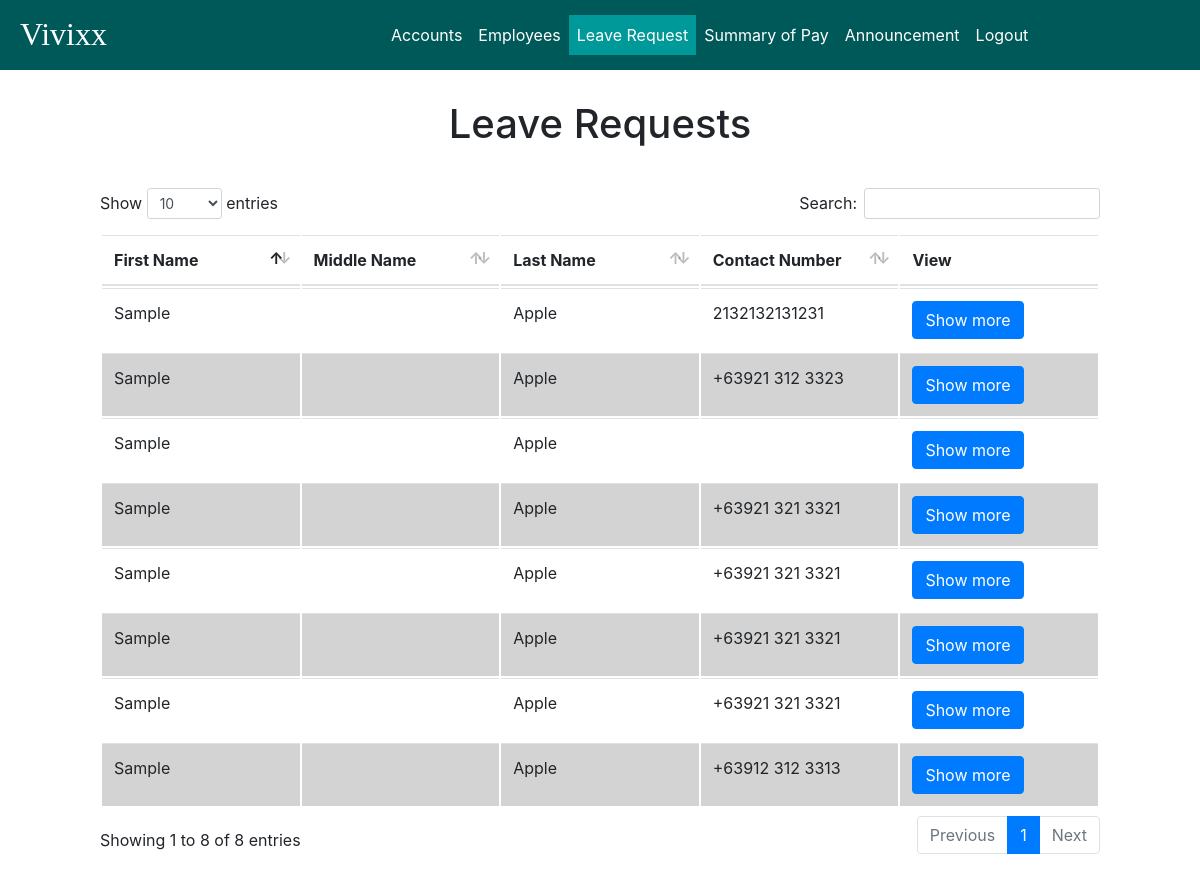
The page /admin/leave_request/leave_requests.php (signed in) on the database as committed earlier.
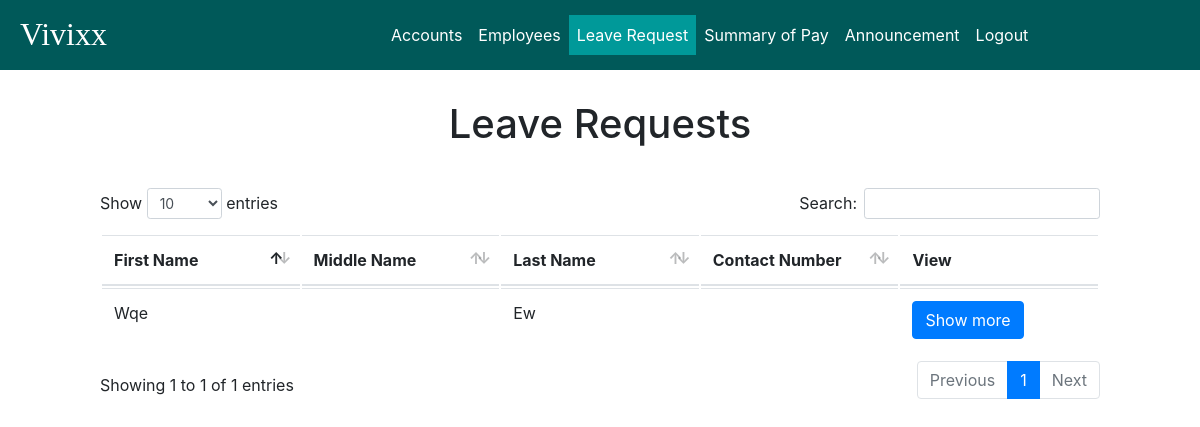
The same page on the database as committed later.
### tables this page shows
CREATE TABLE `leave_req` (
  `leave_req_id` int(11) NOT NULL AUTO_INCREMENT,
  `user_id` int(11) NOT NULL,
  `employee` varchar(100) NOT NULL,
  `department` varchar(100) NOT NULL,
  `position` varchar(45) DEFAULT NULL,
  `date_hired` date NOT NULL,
  `date_filed` date NOT NULL,
  `reason` varchar(100) NOT NULL,
  `contact_address` varchar(100) NOT NULL,
  `contact_number` varchar(15) NOT NULL,
  `from` date NOT NULL,
  `to` date NOT NULL,
  `status` enum('accepted','rejected','pending') NOT NULL DEFAULT 'pending',
  `used` int(11) DEFAULT '0',
  `remaining` int(11) DEFAULT '5',
  PRIMARY KEY (`leave_req_id`),
  UNIQUE KEY `leave_req_id_UNIQUE` (`leave_req_id`),
  KEY `leave-user_idx` (`user_id`),
  CONSTRAINT `leave-user` FOREIGN KEY (`user_id`) REFERENCES `user` (`user_id`) ON DELETE CASCADE ON UPDATE CASCADE
);

### admin/leave_request/leave_requests.php (the view, shortened to what this page needs)
<?php
	include '../../utilities/session.php';
?>
<!DOCTYPE html>
<html>
<head>
	<link rel="stylesheet" href="../../style/bootstrap/bootstrap.min.css">
	<link type="text/css" rel="stylesheet" href="../style/style.css" media="screen, projection">
    <link rel="stylesheet" href="../style/datatables.css">
</head>
<body>
	<div id="wrapper">
		<nav class="navbar fixed-top navbar-expand-lg navbar-dark" id="navigation-bar">
			<a href="../accounts/accounts_status.php" class="navbar-brand">Vivixx</a>
			<div class="collapse navbar-collapse" id="navbar-content">
				<ul class="navbar-nav">
					<li class="nav-item">
						<a class="nav-link" href="../accounts/accounts_status.php">Accounts</a>
					</li>
					<li class="nav-item">
						<a class="nav-link" href="../user_information/user_information.php">Employees</a>
					</li>
					<li class="nav-item  active">
						<a class="nav-link" href="../leave_request/leave_requests.php">Leave Request</a>
					</li>
					<li class="nav-item">
						<a class="nav-link" href="../payslip.php">Summary of Pay</a>
					</li>
					<li class="nav-item">
						<a class="nav-link" href="../announcements/announcement.php">Announcement</a>
					</li>
					<li class="nav-item">
						<a class="nav-link logout" href="../utilities/logout.php">Logout</a>
					</li>
				</ul>
			</div>
		</nav>
		<div class="leave-request-content container">
			<div class="text-center">
				<h1>Leave Requests</h1>
			</div>
			<div  style="margin: 5vh;">
				<table class="table" id="leave">
					<thead>
						<tr>
							<th>First Name</th>
							<th>Middle Name</th>
							<th>Last Name</th>
							<th>Contact Number</th>
							<th>View</th>
						</tr>
					</thead>
					<?php
					$sql = "select * from leave_req where status='pending';";
					$result = $connect->query($sql);
					if($result-> num_rows > 0){
						while($row = $result->fetch_assoc()){
							$fname = explode(",",$row["employee"])[0];
							$mname = explode(",",$row["employee"])[1];
							$lname = explode(",",$row["employee"])[2];
							$show = "
							<input name='show' value='show' style='display: none;'>
							<a href='view_leave_request_form.php?user_id=".$row['user_id']."&req_id=".$row['leave_req_id']."&fname=".$fname."&mname=".$mname."&lname=".$lname."'   class='show btn btn-primary'>Show more</a>";
							echo "
							<tr>
							<td>" . ucwords($fname) . "</td>
							<td>" . ucwords($mname) . "</td>
							<td>" . ucwords($lname) . "</td>
							<td>" . $row['contact_number'] . "</td>
							<td>" . $show ."</td>
							</tr>";
						}
					}
					?>
        		</table>
			</div>
		</div>
	</div>
</body>
</html>

### admin/style/style.css (style rules this page uses)
#navigation-bar { background-color: #005959; max-height: 70px; min-height: 70px; padding: 0 0 0 5px; }
#navigation-bar .navbar-brand { font-size: 2rem !important; font-family: rockwell; height: auto; margin: 3px 23vw 5px 15px; }
#navigation-bar .navbar-nav .active { background-color: #009999; }
#navigation-bar .navbar-nav .nav-link { color: #fff; display: block; }
#wrapper .leave-request-content { margin-top: 100px; }
#wrapper #navbar-content { background-color: inherit; }
table { margin: 0 auto; width: 100%; clear: both; border-collapse: collapse; table-layout: fixed; word-wrap: break-word; }

### admin/style/datatables.css (style rules this page uses)
table.dataTable { clear: both; margin-top: 6px !important; margin-bottom: 6px !important; max-width: none !important; border-collapse: separate !important; }
table.dataTable td, table.dataTable th { -webkit-box-sizing: content-box; box-sizing: content-box; }
table.dataTable thead > tr > th.sorting_asc, table.dataTable thead > tr > th.sorting_desc, table.dataTable thead > tr > th.sorting, table.dataTable thead > tr > td.sorting_asc, table.dataTable thead > tr > td.sorting_desc, table.dataTable thead > tr > td.sorting { padding-right: 30px; }
table.dataTable thead .sorting, table.dataTable thead .sorting_asc, table.dataTable thead .sorting_desc, table.dataTable thead .sorting_asc_disabled, table.dataTable thead .sorting_desc_disabled { cursor: pointer; position: relative; }
table.dataTable thead .sorting:before, table.dataTable thead .sorting:after, table.dataTable thead .sorting_asc:before, table.dataTable thead .sorting_asc:after, table.dataTable thead .sorting_desc:before, table.dataTable thead .sorting_desc:after, table.dataTable thead .sorting_asc_disabled:before, table.dataTable thead .sorting_asc_disabled:after, table.dataTable thead .sorting_desc_disabled:before, table.dataTable thead .sorting_desc_disabled:after { position: absolute; bottom: 0.9em; display: block; opacity: 0.3; }
table.dataTable thead .sorting:before, table.dataTable thead .sorting_asc:before, table.dataTable thead .sorting_desc:before, table.dataTable thead .sorting_asc_disabled:before, table.dataTable thead .sorting_desc_disabled:before { right: 1em; content: "\2191"; }
table.dataTable thead .sorting:after, table.dataTable thead .sorting_asc:after, table.dataTable thead .sorting_desc:after, table.dataTable thead .sorting_asc_disabled:after, table.dataTable thead .sorting_desc_disabled:after { right: 0.5em; content: "\2193"; }
table.dataTable thead .sorting_asc:before, table.dataTable thead .sorting_desc:after { opacity: 1; }
table.dataTable tr.odd { background-color: white; }
table.dataTable tr.even { background-color: lightgrey; }

Rows that differ between the two databases and show on the page:
removed leave_req: employee "Sample", employee "Apple", contact_number "2132132131231"
removed leave_req: employee "Sample", employee "Apple", contact_number "+63921 312 3323"
removed leave_req: employee "Sample", employee "Apple"
removed leave_req: employee "Sample", employee "Apple", contact_number "+63921 321 3321"
removed leave_req: employee "Sample", employee "Apple", contact_number "+63921 321 3321"
removed leave_req: employee "Sample", employee "Apple", contact_number "+63921 321 3321"
removed leave_req: employee "Sample", employee "Apple", contact_number "+63921 321 3321"
removed leave_req: employee "Sample", employee "Apple", contact_number "+63912 312 3313"
added leave_req: employee "Wqe", employee "Ew"
Other text that changed with them:
text written by a page script: "Show entries Search: Showing 1 to 8 of 8 entries Previous 1 Next" → "Show entries Search: Showing 1 to 1 of 1 entries Previous 1 Next"
